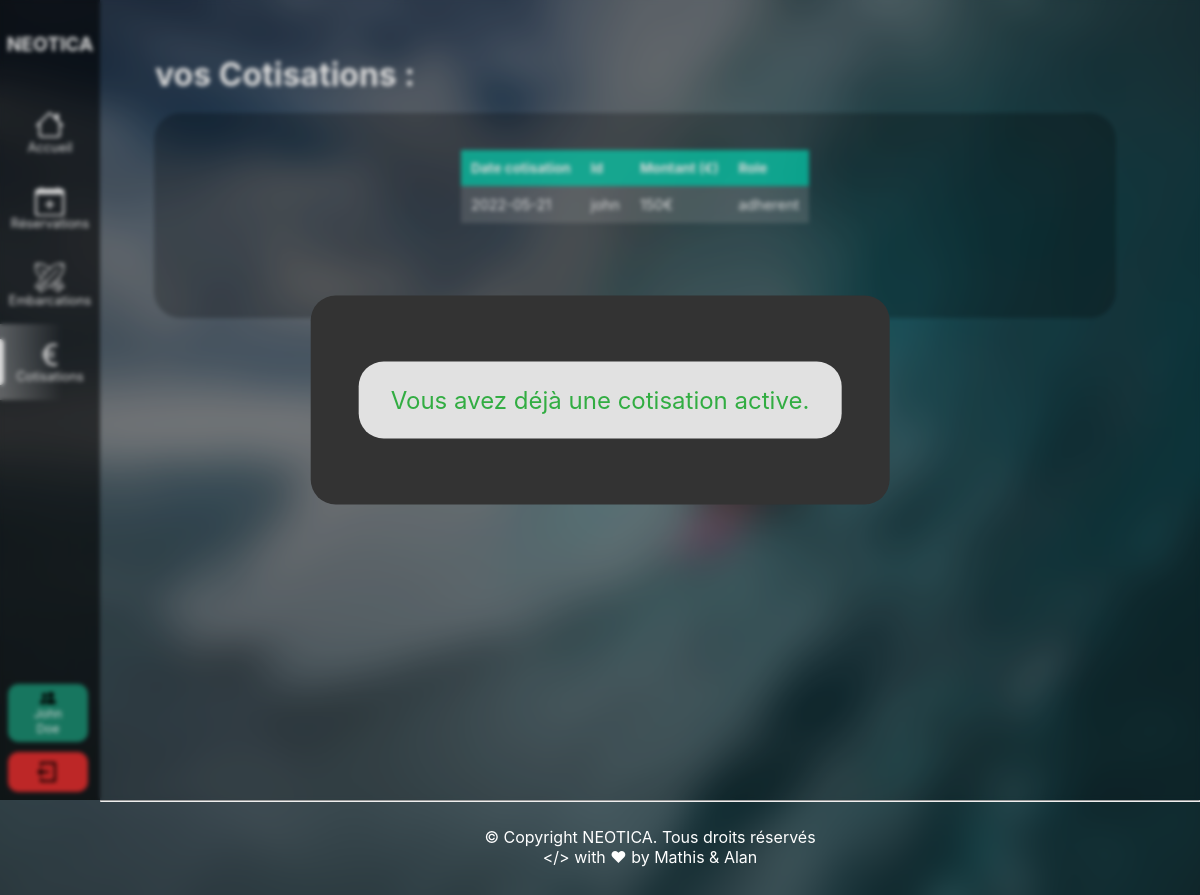
Page /pages/paiement-cotisation.php (signed in) on the committed database.
### tables this page shows
CREATE TABLE IF NOT EXISTS `cotiser` (
  `date_cotise` date NOT NULL,
  `id` varchar(10) NOT NULL,
  `montant_cot` float NOT NULL,
  `role_adh` varchar(50) NOT NULL,
  PRIMARY KEY (`date_cotise`,`id`),
  KEY `COTISER_ADHERENT0_FK` (`id`)
);

### controllers/afficheTableCotisationAdh.php (the view, shortened to what this page needs)
<?php
$id = $_SESSION['id'];
$query = "SELECT * FROM `cotiser` WHERE cotiser.id = '$id'";
$result = $bdd->query($query);
echo "<table border=\"1\">";
echo "<tr><th>Date cotisation</th> <th>Id</th> <th>Montant (€)</th> <th>Role</th></tr>";
while ($ligne = $result->fetch()) {
    echo "<tr>";
    echo "<td> " . $ligne['date_cotise'] . "</td>";
    echo "<td> " . $ligne['id'] . "</td>";
    echo "<td> " . $ligne['montant_cot'] . "€ " .  "</td>";
    echo "<td> " . $ligne['role_adh'] . "</td>";
    echo "</tr>";
}
echo "</table>";

### assets/style/style.css (style rules this page uses)
html { scroll-behavior: smooth; }
body { font-family: -apple-system, BlinkMacSystemFont, "Segoe UI", Roboto, Oxygen, Ubuntu, Cantarell, "Open Sans", "Helvetica Neue", sans-serif; max-width: 100%; min-height: 100vh; color: white; background-color: #333333; background-image: url(../img/bg.png); background-position: center; background-repeat: no-repeat; background-size: cover; background-attachment: fixed; -webkit-transition: color 300ms ease-in-out; transition: color 300ms ease-in-out; z-index: -1; overflow-x: hidden; }
.table-container table { border-collapse: collapse; border: none; color: var(--font-color); max-width: 100%; font-size: 0.85em; white-space: nowrap; }
.table-container table th { background-color: rgba(0, 255, 213, 0.651); color: white; text-align: left; padding: 10px; border: none; font-size: 0.85rem; }
.table-container table tr { border: none; }
.table-container table tr:nth-child(even) { background-color: #c9c9c93a; -webkit-backdrop-filter: blur(10px); backdrop-filter: blur(10px); }
.table-container table td { padding: 10px; border: none; font-size: 0.9rem; }

### rows in the picture
cotiser: date_cotise "2022-05-21", id "john", montant_cot "150", role_adh "adherent"

### other values in the picture
$_SESSION['prenom'] "John"
$_SESSION['nom'] "Doe"
